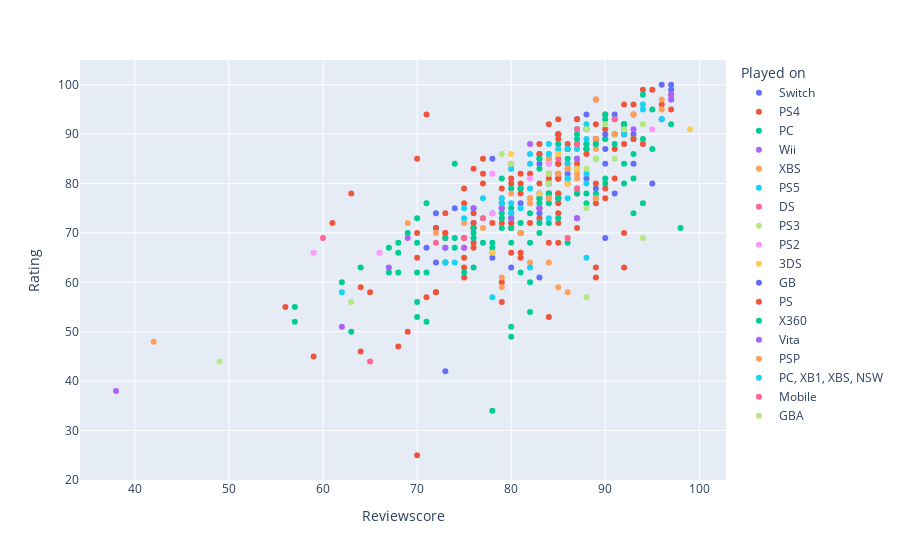

Notebook source saved alongside this figure:
### Code cell
# a bit of basic plotting
fig = px.scatter(raw_data, x="Reviewscore", y="Rating", color="Played on", hover_name="Game")
fig

### Figure 1 — Plotly figure (JSON) as saved in the notebook; plotly's stock layout.template omitted (floating-point values rounded to 4 significant figures; data arrays with more than 128 entries replaced by an {"elided": "..."} marker saying what was removed)
{"data": [{"hovertemplate": "<b>%{hovertext}</b><br><br>Played on=Switch<br>Reviewscore=%{x}<br>Rating=%{y}<extra></extra>", "hovertext": ["The Legend of Zelda: Tears of the Kingdom", "The Legend of Zelda: Breath of the Wild", "Metroid Prime", "Super Mario Odyssey", "Celeste", "Mario Kart 8", "Metroid Dread", "Super Metroid", "Super Smash Bros. Ultimate", "Ys VIII Lacrimosa of Dana", "Bayonetta 2", "Metroid Fusion", "Super Mario 3D World + Bowser's Fury", "Astral Chain", "Animal Crossing New Horizons", "Golf Story", "Splatoon 3", "The Legend of Zelda: Skyward Sword", "Mario & Luigi Superstar Saga", "Pokemon Legends Arceus", "Luigi's Mansion 3", "Monster Hunter Rise", "Mario + Rabbids Kingdom Battle", "Kirby and the Forgotten Land", "The Legend of Zelda: A Link to the Past", "Xenoblade Chronicles Definitive Edition", "Freshly Frosted", "Ring Fit Adventure", "Gris", "Pokemon Let's Go Pikachu", "Hot Wheels Unleashed", "Pokemon Violet", "Wargroove", "The Legend of Zelda: Link's Awakening", "Hyrule Warriors Age of Calamity", "Cat Quest II", "Cat Quest", "Bayonetta", "Mario Golf: Super Rush", "Mario Tennis Aces", "Grid Autosport", "Minecraft Dungeons", "Pokemon Sword", "Octopath Traveller", "Cruis'n Blast"], "legendgroup": "Switch", "marker": {"color": "#636efa", "symbol": "circle"}, "mode": "markers", "name": "Switch", "orientation": "v", "showlegend": true, "type": "scatter", "x": [96, 97, 97, 97, 91, 88, 87, 96, 93, 85, 91, 92, 89, 87, 90, 78, 83, 93, 90, 84, 86, 88, 85, 84, 95, 89, 91, 83, 84, 81, 74, 72, 83, 87, 80, 76, 72, 90, 71, 78, 78, 72, 80, 83, 73], "xaxis": "x", "y": [100, 100, 99, 97, 94, 94, 93, 93, 90, 90, 90, 90, 89, 88, 87, 85, 84, 84, 84, 82, 82, 81, 81, 80, 80, 79, 78, 78, 77, 76, 75, 74, 74, 73, 72, 72, 71, 69, 67, 66, 65, 64, 63, 61, 42], "yaxis": "y"}, {"hovertemplate": "<b>%{hovertext}</b><br><br>Played on=PS4<br>Reviewscore=%{x}<br>Rating=%{y}<extra></extra>", "hovertext": {"elided": "130 str values"}, "legendgroup": "PS4", "marker": {"color": "#EF553B", "symbol": "circle"}, "mode": "markers", "name": "PS4", "orientation": "v", "showlegend": true, "type": "scatter", "x": {"elided": "130 int values"}, "xaxis": "x", "y": {"elided": "130 int values"}, "yaxis": "y"}, {"hovertemplate": "<b>%{hovertext}</b><br><br>Played on=PC<br>Reviewscore=%{x}<br>Rating=%{y}<extra></extra>", "hovertext": ["Hades", "Portal 2", "Hollow Knight", "Forza Horizon 3", "Guild Wars 2", "Forza Horizon 5", "Forza Horizon 4", "Undertale", "Halo Combat Evolved", "Football Manager 2007", "Halo Reach", "Psychonauts", "Ori and The Will of the Wisps", "A Short Hike", "Divinity Original Sin 2", "Civilization V", "Halo 3", "Diablo 3", "Vampire Survivors", "Rogue Legacy 2", "Death's Door", "Cities Skylines", "Devil May Cry 5", "Civilization VI", "Football Manager 2008", "Halo 2", "Aces and Adventures", "Minecraft", "Neon White", "Crosscode", "Europa Universalis IV", "Terraria", "Football Manager 2009", "Citizen Sleeper", "Team Fortress 2", "Rollercoaster Tycoon 2", "Spiritfarer", "Call of Duty Black Ops II", "Football Manager 2010", "Path of Exile", "Football Manager 2013", "Ys Seven", "Two Point Campus", "Final Fantasy X", "PlateUp!", "Teenage Mutant Ninja Turtles: Shredder's Revenge", "F1 2012", "Loop Hero", "Crypt of the Necrodancer", "XCOM: Enemy Unknown", "Torchlight 2", "Football Manager 2012", "Deep Rock Galactic", "Warhammer Vermentide 2", "Hearts of Iron IV", "Ori and The Blind Forest", "Football Manager 2014", "Diablo 4", "Parkitect", "Northgard", "Pyre", "Warframe", "Star Wars: Knights of the Old Republic", "Ultimate Chicken Horse", "Prison Architect", "Spec Ops The Line", "Torchlight", "Dungeon of the Endless", "Endless Legend", "Rollercoaster Tycoon", "Wildermyth", "The Riftbreaker", "Buck Up and Drive!", "Darksiders Genesis", "Football Manager 2015", "Hyper Light Drifter", "Stellaris", "Halo 3 ODST", "20 Minutes Till Dawn", "Warpips", "Abzu", "TemTem", "Age of Empires IV", "Golf With Your Friends", "Motorsport Manager", "Boyfriend Dungeon", "Clustertruck", "Banished", "Mini Motorways", "Dicey Dungeons", "Surviving Mars", "Dragon Quest XI", "Factorio", "Game Dev Tycoon", "Awesomenauts", "The Jackbox Party Pack 6", "Sea of Thieves", "Worms W.M.D", "Kingdom New Lands", "Darksburg", "The Ascent", "Back 4 Blood", "Big Pharma", "You Suck At Parking", "Embr", "For The King", "Human Fall Flat", "Civilization Beyond Earth", "Warlock - Master of the Arcane", "Spacelines from the Far Out", "Luna", "Democracy 3", "Clicker Heroes", "Lost Ark", "Golfie", "Minecraft Legends", "Shoppe Keep", "Diablo 2 Resurrected", "Youtubers Life", "F.I.S.T. Forged In Shadow Torch", "Sunlight"], "legendgroup": "PC", "marker": {"color": "#00cc96", "symbol": "circle"}, "mode": "markers", "name": "PC", "orientation": "v", "showlegend": true, "type": "scatter", "x": [94, 95, 90, 91, 90, 92, 92, 92, 97, 87, 91, 87, 90, 87, 93, 90, 94, 88, 87, 89, 88, 85, 88, 88, 86, 95, 84, 93, 89, 86, 87, 83, 83, 84, 92, 74, 87, 83, 87, 93, 86, 79, 84, 92, 80, 87, 81, 84, 87, 89, 88, 84, 85, 83, 83, 89, 85, 88, 83, 79, 84, 71, 94, 79, 80, 76, 83, 79, 82, 78, 85, 80, 70, 79, 80, 84, 81, 83, 76, 79, 80, 76, 83, 69, 81, 73, 76, 74, 80, 82, 77, 86, 70, 68, 78, 74, 67, 78, 73, 68, 73, 76, 64, 70, 67, 75, 68, 81, 71, 82, 62, 70, 57, 82, 70, 71, 57, 80, 63, 80, 78], "xaxis": "x", "y": [98, 95, 94, 93, 93, 92, 92, 92, 92, 91, 90, 90, 89, 89, 89, 89, 89, 88, 88, 88, 88, 88, 87, 87, 87, 87, 86, 86, 85, 85, 85, 85, 85, 84, 84, 84, 83, 83, 83, 81, 81, 81, 80, 80, 79, 79, 79, 78, 78, 78, 78, 78, 77, 77, 77, 77, 77, 76, 76, 76, 76, 76, 76, 75, 75, 75, 75, 74, 74, 74, 73, 73, 73, 73, 73, 72, 72, 72, 71, 71, 71, 70, 70, 70, 70, 69, 69, 69, 68, 68, 68, 68, 68, 68, 68, 67, 67, 67, 67, 66, 64, 63, 63, 62, 62, 62, 62, 62, 62, 60, 60, 56, 55, 54, 53, 52, 52, 51, 50, 49, 34], "yaxis": "y"}, {"hovertemplate": "<b>%{hovertext}</b><br><br>Played on=Wii<br>Reviewscore=%{x}<br>Rating=%{y}<extra></extra>", "hovertext": ["Super Mario Galaxy", "Super Mario Galaxy 2", "Super Smash Bros. Brawl", "Mario Kart Wii", "Wii Sports", "Mario Strikers Charged Football", "Wii Fit", "New Super Mario Bros. Wii", "F1 2009", "Animal Crossing City Folk", "Mario & Sonic at the Olympic Games", "Mario Party 8"], "legendgroup": "Wii", "marker": {"color": "#ab63fa", "symbol": "circle"}, "mode": "markers", "name": "Wii", "orientation": "v", "showlegend": true, "type": "scatter", "x": [97, 97, 93, 82, 76, 79, 80, 87, 69, 73, 67, 62], "xaxis": "x", "y": [98, 97, 91, 88, 75, 75, 74, 73, 69, 67, 63, 51], "yaxis": "y"}, {"hovertemplate": "<b>%{hovertext}</b><br><br>Played on=XBS<br>Reviewscore=%{x}<br>Rating=%{y}<extra></extra>", "hovertext": ["Hi-Fi Rush", "Elden Ring", "Mass Effect 2", "Mass Effect 3", "Mass Effect", "Psychonauts 2", "Gears 5", "Dead Cells", "Unsighted", "Halo 5: Guardians", "Monster Sanctuary", "Forza Motorsport 7", "Gears of War 4", "Halo 4", "Halo Infinite", "Nobody Saves The World", "Wild Hearts", "Chained Echoes", "Streets of Rage 4", "A Plague Tale: Innocence", "Far Cry 5", "Grid Legends", "High on Life", "Windjammers 2", "Trek to Yomi", "Curse of the Dead Gods", "Tunic", "Need for Speed Unbound", "Wo Long Fallen Dynasty", "A Plague Tale: Requiem", "Scarlet Nexus", "Dandy Ace", "The Outer Worlds", "Outer Wilds", "CrossfireX"], "legendgroup": "XBS", "marker": {"color": "#FFA15A", "symbol": "circle"}, "mode": "markers", "name": "XBS", "orientation": "v", "showlegend": true, "type": "scatter", "x": [89, 96, 96, 93, 91, 89, 85, 89, 85, 84, 80, 85, 84, 87, 87, 80, 79, 89, 84, 82, 82, 75, 69, 77, 72, 81, 86, 75, 82, 84, 79, 79, 85, 86, 42], "xaxis": "x", "y": [97, 97, 95, 94, 90, 89, 87, 87, 86, 85, 83, 82, 82, 82, 81, 78, 77, 77, 77, 77, 76, 72, 72, 71, 70, 70, 69, 67, 64, 64, 61, 59, 59, 58, 48], "yaxis": "y"}, {"hovertemplate": "<b>%{hovertext}</b><br><br>Played on=PS5<br>Reviewscore=%{x}<br>Rating=%{y}<extra></extra>", "hovertext": ["God of War Ragnarök", "Bioshock Infinite", "Bioshock", "Final Fantasy XVI", "Horizon Forbidden West", "Demon's Souls (Remake)", "Ratchet & Clank: Rift Apart", "Astro's Playroom", "Star Wars Jedi Survivor", "Gran Turismo 7", "OlliOlli World", "Stray", "Guardians of the Galaxy", "Returnal", "Kena: Bridge of Spirits", "Ys IX: Monstrum Nox", "Deathloop", "Bioshock 2", "Dirt 5", "Overwatch 2", "Risk of Rain 2", "Trials Fusion", "Immortals Fenyx Rising", "Trials Rising", "Sackboy: A Big Adventure", "Bugsnax", "WRC 9", "Wreckfest", "Cult of the Lamb", "Ghostwire Tokyo", "Tribes of Midgard", "Nioh", "Arcadeggedon", "Pure Pool", "Lego Star Wars The Skywalker Saga", "Destruction Allstars", "Tchia"], "legendgroup": "PS5", "marker": {"color": "#19d3f3", "symbol": "circle"}, "mode": "markers", "name": "PS5", "orientation": "v", "showlegend": true, "type": "scatter", "x": [94, 94, 96, 88, 88, 92, 88, 84, 85, 87, 86, 84, 82, 86, 82, 80, 88, 88, 82, 77, 86, 79, 79, 80, 81, 75, 80, 80, 84, 77, 75, 88, 74, 73, 82, 62, 78], "xaxis": "x", "y": [96, 95, 93, 92, 91, 90, 89, 88, 87, 87, 87, 86, 86, 84, 84, 83, 82, 80, 79, 77, 77, 77, 76, 76, 75, 75, 74, 74, 73, 73, 73, 65, 64, 64, 63, 58, 57], "yaxis": "y"}, {"hovertemplate": "<b>%{hovertext}</b><br><br>Played on=DS<br>Reviewscore=%{x}<br>Rating=%{y}<extra></extra>", "hovertext": ["Mario Kart DS", "Pokemon SoulSilver", "Pokemon White", "Pokemon Diamond", "Dragon Quest IX", "Nintendogs", "Brain Training", "Pokemon Mystery Dunegon Explorers of Time", "Mario & Sonic at the Winter Olympic Games"], "legendgroup": "DS", "marker": {"color": "#FF6692", "symbol": "circle"}, "mode": "markers", "name": "DS", "orientation": "v", "showlegend": true, "type": "scatter", "x": [91, 87, 87, 85, 87, 83, 77, 60, 72], "xaxis": "x", "y": [93, 91, 88, 85, 79, 75, 73, 69, 68], "yaxis": "y"}, {"hovertemplate": "<b>%{hovertext}</b><br><br>Played on=PS3<br>Reviewscore=%{x}<br>Rating=%{y}<extra></extra>", "hovertext": ["Assassin's Creed Brotherhood", "Call of Duty Modern Warfare 2", "Uncharted 3 Drake's Deception", "Call of Duty Black Ops", "Dragon Age 2", "Call of Duty Modern Warfare 3", "Dragon Age Origins", "Assassin's Creed Revelations", "Fifa 11", "F1 2011", "F1 2010", "Need for Speed Hot Pursuit", "Skyrim", "Burnout Paradise"], "legendgroup": "PS3", "marker": {"color": "#B6E880", "symbol": "circle"}, "mode": "markers", "name": "PS3", "orientation": "v", "showlegend": true, "type": "scatter", "x": [90, 94, 92, 88, 79, 89, 91, 80, 88, 84, 84, 88, 94, 88], "xaxis": "x", "y": [92, 92, 91, 91, 86, 85, 85, 84, 83, 82, 80, 75, 69, 57], "yaxis": "y"}, {"hovertemplate": "<b>%{hovertext}</b><br><br>Played on=PS2<br>Reviewscore=%{x}<br>Rating=%{y}<extra></extra>", "hovertext": ["Grand Theft Auto San Andreas", "Lego Star Wars II: The Original Trilogy", "Lego Star Wars: The Video Game", "Fifa 07", "The Simpsons Hit & Run", "Fifa Street 2", "Crash Bandicoot The Wrath of Cortex"], "legendgroup": "PS2", "marker": {"color": "#FF97FF", "symbol": "circle"}, "mode": "markers", "name": "PS2", "orientation": "v", "showlegend": true, "type": "scatter", "x": [95, 84, 78, 82, 78, 59, 66], "xaxis": "x", "y": [91, 84, 82, 81, 74, 66, 66], "yaxis": "y"}, {"hovertemplate": "<b>%{hovertext}</b><br><br>Played on=3DS<br>Reviewscore=%{x}<br>Rating=%{y}<extra></extra>", "hovertext": ["The Legend of Zelda: Ocarina of Time", "Pokemon Black 2", "Mario Kart 7", "Pokemon Sun", "Pokemon Y", "Pokemon Omega Ruby", "New Super Mario Bros. 2"], "legendgroup": "3DS", "marker": {"color": "#FECB52", "symbol": "circle"}, "mode": "markers", "name": "3DS", "orientation": "v", "showlegend": true, "type": "scatter", "x": [99, 80, 85, 87, 86, 83, 78], "xaxis": "x", "y": [91, 86, 86, 83, 80, 78, 66], "yaxis": "y"}, {"hovertemplate": "<b>%{hovertext}</b><br><br>Played on=GB<br>Reviewscore=%{x}<br>Rating=%{y}<extra></extra>", "hovertext": ["Tetris"], "legendgroup": "GB", "marker": {"color": "#636efa", "symbol": "circle"}, "mode": "markers", "name": "GB", "orientation": "v", "showlegend": true, "type": "scatter", "x": [90], "xaxis": "x", "y": [90], "yaxis": "y"}, {"hovertemplate": "<b>%{hovertext}</b><br><br>Played on=PS<br>Reviewscore=%{x}<br>Rating=%{y}<extra></extra>", "hovertext": ["Gran Turismo 2"], "legendgroup": "PS", "marker": {"color": "#EF553B", "symbol": "circle"}, "mode": "markers", "name": "PS", "orientation": "v", "showlegend": true, "type": "scatter", "x": [93], "xaxis": "x", "y": [89], "yaxis": "y"}, {"hovertemplate": "<b>%{hovertext}</b><br><br>Played on=X360<br>Reviewscore=%{x}<br>Rating=%{y}<extra></extra>", "hovertext": ["Borderlands 2", "Forza 4", "Fifa 12", "Fifa 13", "Castlevania Symphony of the Night", "Grand Theft Auto IV"], "legendgroup": "X360", "marker": {"color": "#00cc96", "symbol": "circle"}, "mode": "markers", "name": "X360", "orientation": "v", "showlegend": true, "type": "scatter", "x": [89, 91, 90, 90, 93, 98], "xaxis": "x", "y": [88, 88, 81, 80, 74, 71], "yaxis": "y"}, {"hovertemplate": "<b>%{hovertext}</b><br><br>Played on=Vita<br>Reviewscore=%{x}<br>Rating=%{y}<extra></extra>", "hovertext": ["Tearaway", "Guacamelee!", "Uncharted Golden Abyss", "Sonic & All Stars Racing Transformed", "Fifa 14 Legacy Edition"], "legendgroup": "Vita", "marker": {"color": "#ab63fa", "symbol": "circle"}, "mode": "markers", "name": "Vita", "orientation": "v", "showlegend": true, "type": "scatter", "x": [87, 83, 80, 75, 38], "xaxis": "x", "y": [85, 75, 73, 67, 38], "yaxis": "y"}, {"hovertemplate": "<b>%{hovertext}</b><br><br>Played on=PSP<br>Reviewscore=%{x}<br>Rating=%{y}<extra></extra>", "hovertext": ["Grand Theft Auto Vice City Stories", "2010 FIFA World Cup South Africa"], "legendgroup": "PSP", "marker": {"color": "#FFA15A", "symbol": "circle"}, "mode": "markers", "name": "PSP", "orientation": "v", "showlegend": true, "type": "scatter", "x": [86, 82], "xaxis": "x", "y": [83, 77], "yaxis": "y"}, {"hovertemplate": "<b>%{hovertext}</b><br><br>Played on=PC, XB1, XBS, NSW<br>Reviewscore=%{x}<br>Rating=%{y}<extra></extra>", "hovertext": ["Cassette Beasts"], "legendgroup": "PC, XB1, XBS, NSW", "marker": {"color": "#19d3f3", "symbol": "circle"}, "mode": "markers", "name": "PC, XB1, XBS, NSW", "orientation": "v", "showlegend": true, "type": "scatter", "x": [86], "xaxis": "x", "y": [81], "yaxis": "y"}, {"hovertemplate": "<b>%{hovertext}</b><br><br>Played on=Mobile<br>Reviewscore=%{x}<br>Rating=%{y}<extra></extra>", "hovertext": ["Golf Peaks", "Lyne", "Diablo Immortal"], "legendgroup": "Mobile", "marker": {"color": "#FF6692", "symbol": "circle"}, "mode": "markers", "name": "Mobile", "orientation": "v", "showlegend": true, "type": "scatter", "x": [75, 86, 65], "xaxis": "x", "y": [69, 69, 44], "yaxis": "y"}, {"hovertemplate": "<b>%{hovertext}</b><br><br>Played on=GBA<br>Reviewscore=%{x}<br>Rating=%{y}<extra></extra>", "hovertext": ["Finding Nemo", "Fifa 06 Game Boy Advance"], "legendgroup": "GBA", "marker": {"color": "#B6E880", "symbol": "circle"}, "mode": "markers", "name": "GBA", "orientation": "v", "showlegend": true, "type": "scatter", "x": [63, 49], "xaxis": "x", "y": [56, 44], "yaxis": "y"}], "layout": {"legend": {"title": {"text": "Played on"}, "tracegroupgap": 0}, "margin": {"t": 60}, "xaxis": {"anchor": "y", "domain": [0, 1], "title": {"text": "Reviewscore"}}, "yaxis": {"anchor": "x", "domain": [0, 1], "title": {"text": "Rating"}}}}
